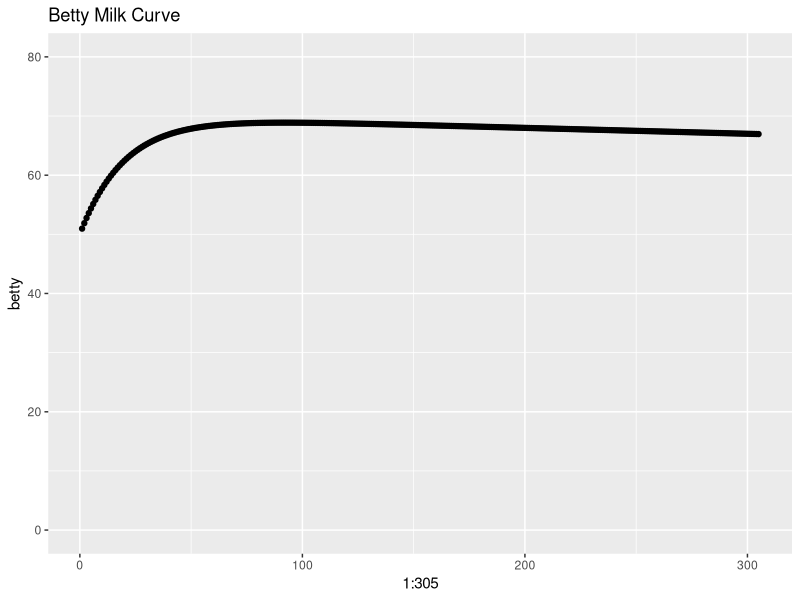
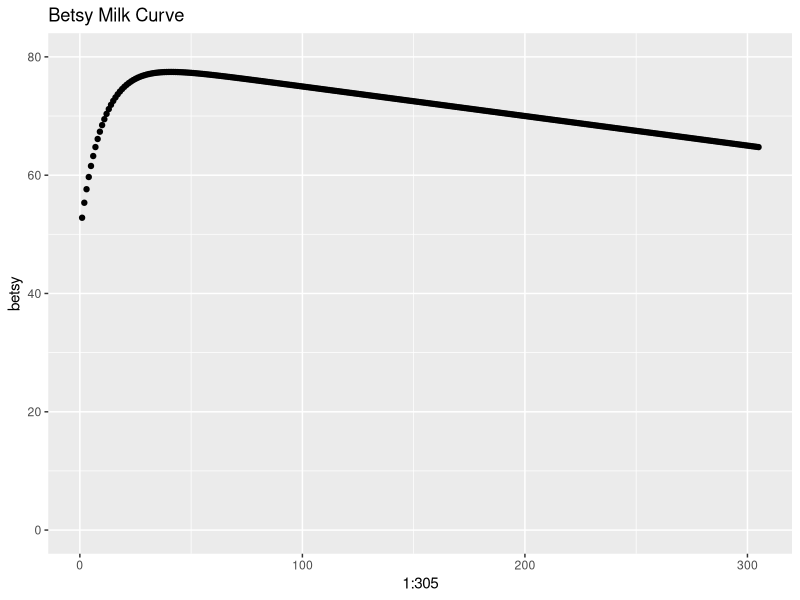
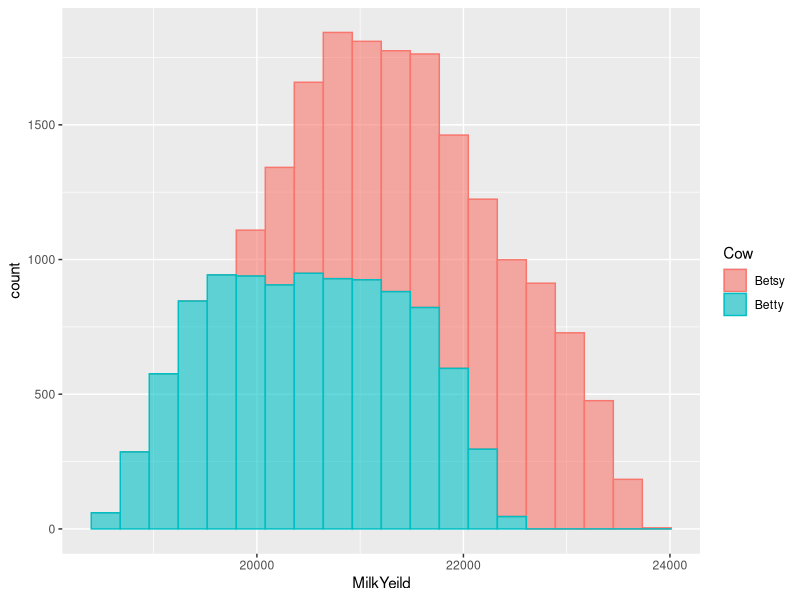

Reproduce these figures in R, in order.
## ---- chunk 1
library(tidyverse)
## ---- chunk 2

mymilkcurve <- function(intercept, 
                        coef_day, 
                        coef_expterm, 
                        k, 
                        days_of_lactation = 305){
    days <- seq(1, days_of_lactation, by = 1)
    wilmink_curve <- intercept - coef_day * days + coef_expterm * exp(-1 * k * days)
    return(wilmink_curve)
}


## ---- chunk 3

betty <- mymilkcurve(intercept = 70,
                         coef_expterm = -20, 
                         coef_day = 0.01, 
                         k = 0.05)
qplot(1:305, betty, ylim = c(0,80), main = 'Betty Milk Curve')
sum(betty)

betsy <- mymilkcurve(intercept = 80,
                         coef_expterm = -30, 
                         coef_day = 0.05, 
                         k = 0.1)
qplot(1:305, betsy, ylim = c(0,80), main = 'Betsy Milk Curve')
sum(betsy)

## ---- chunk 4

set.seed(61916)

B <- 10000
betty <- rep(NA, B)
betsy <- rep(NA, B) 
for(b in 1:B){
  betty[b] <- sum(mymilkcurve(intercept = 70 + runif(1,-5,5),
                         coef_expterm = -20 + runif(1,-2,2), 
                         coef_day = 0.01 + runif(1,-0.01,0.01), 
                         k = 0.05 + runif(1,-0.01,0.01)))
  betsy[b] <- sum(mymilkcurve(intercept = 80 + runif(1,-5,5),
                         coef_expterm = -30 + runif(1,-2,2), 
                         coef_day = 0.05 + runif(1,-0.01,0.01), 
                         k = 0.1 +  runif(1,-0.01,0.01)))
  
}

compdat <- data.frame(MilkYeild = c(betty, betsy), 
                      Cow = c(rep('Betty',B), rep('Betsy',B)))
ggplot(compdat, aes(x = MilkYeild, fill = Cow, color = Cow)) + 
  geom_histogram(bins = 20, alpha = 0.6)


